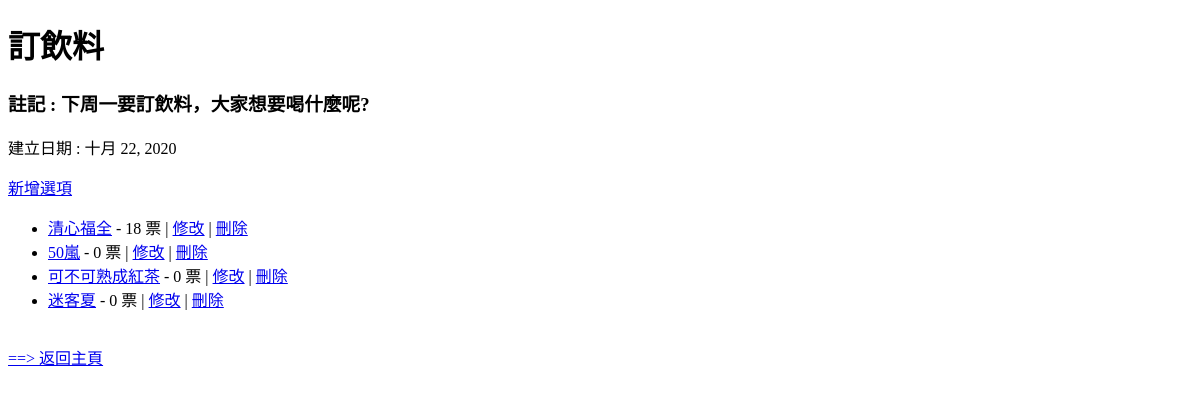
Before: /poll/1/ with the older database file.
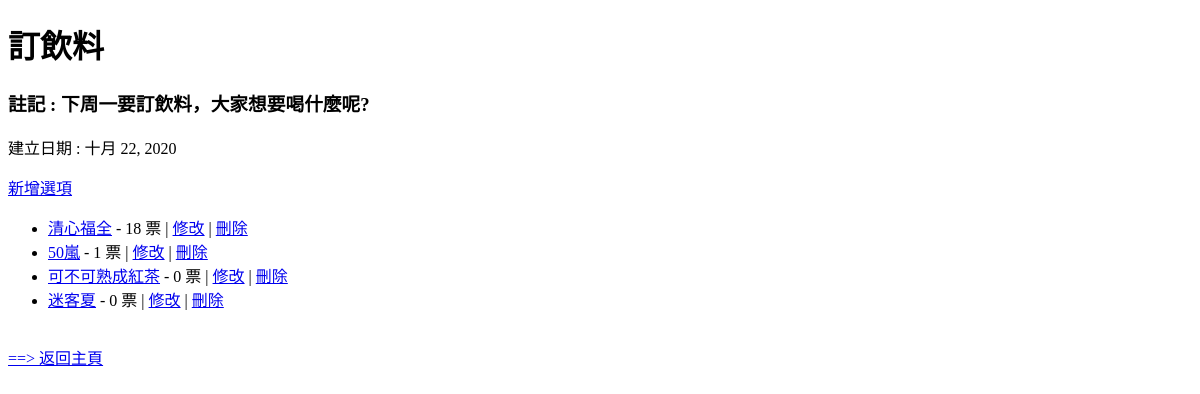
After: the same page with the newer database file.
### default/models.py (models this page shows, shortened)
class Poll(models.Model):
    subject = models.CharField(verbose_name='投票主題', max_length=200)
    description = models.TextField('投票內容說明')
    date_create  = models.DateField(auto_now_add=True)

class Option(models.Model):
    poll_id = models.IntegerField('所屬投票主題編號')
    title = models.CharField('選項標題', max_length=200)
    count = models.IntegerField(default=0)

### default/views.py (the view)
# urls.py: path('poll/<int:pk>/', PollDetail.as_view()),
class PollDetail(DetailView):
    model = Poll
    def get_context_data(self, **kwargs):
        ctx = super().get_context_data(**kwargs)
        options = Option.objects.filter(poll_id=self.kwargs['pk'])
        ctx['option_list'] = options
        return ctx

### default/templates/default/poll_detail.html
{% extends "base.html" %}
{% block content %}
    <h1>{{ poll.subject }}</h1>
    <h3>註記 : {{ poll.description }}</h3>
    <p>建立日期 : {{ poll.date_create }}</p>
    <a href="/poll/{{ poll.id }}/add/">新增選項</a>
    <ul>
        {% for option in option_list %}
            <li><a href="/option/{{ option.id }}/">{{ option.title }}</a> - {{ option.count }} 票
            | <a href="/option/{{ option.id }}/edit/">修改</a>
            | <a href="/option/{{ option.id }}/delete/">刪除</a></li>
        {% endfor %}
    </ul>
    <br>
    <a href="/poll">==> 返回主頁</a>
{% endblock %}

### default/templates/base.html (shortened to what this page needs)
<!DOCTYPE html>
<html lang="en">
<head>
</head>
<body>
    {% block content %}{% endblock %}
</body>
</html>

Changed rows visible on the page:
changed Option (number 2 of 4 on the later page): count "0" → "1"
